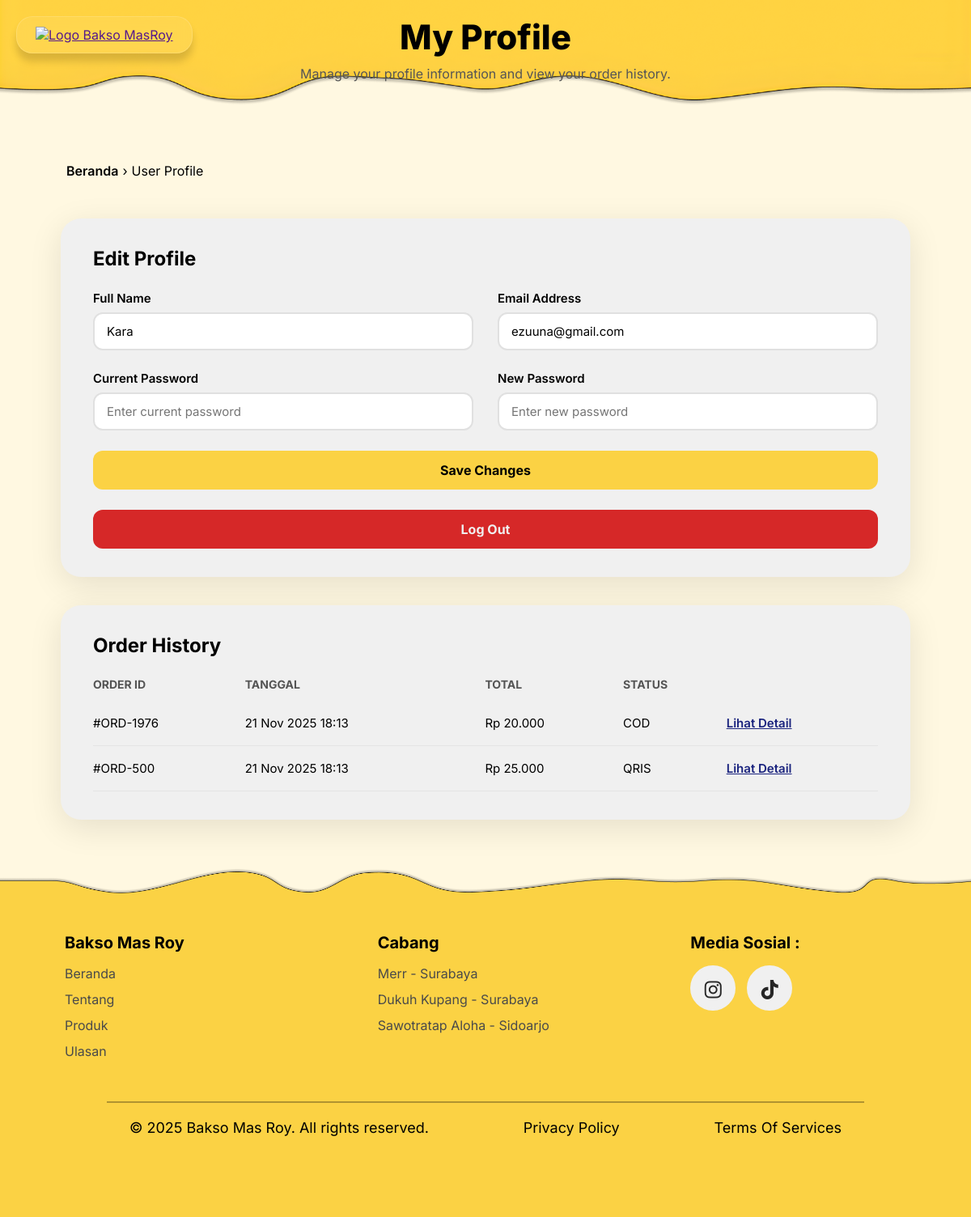
Before: /userprofile.php (signed in) with the older database file.
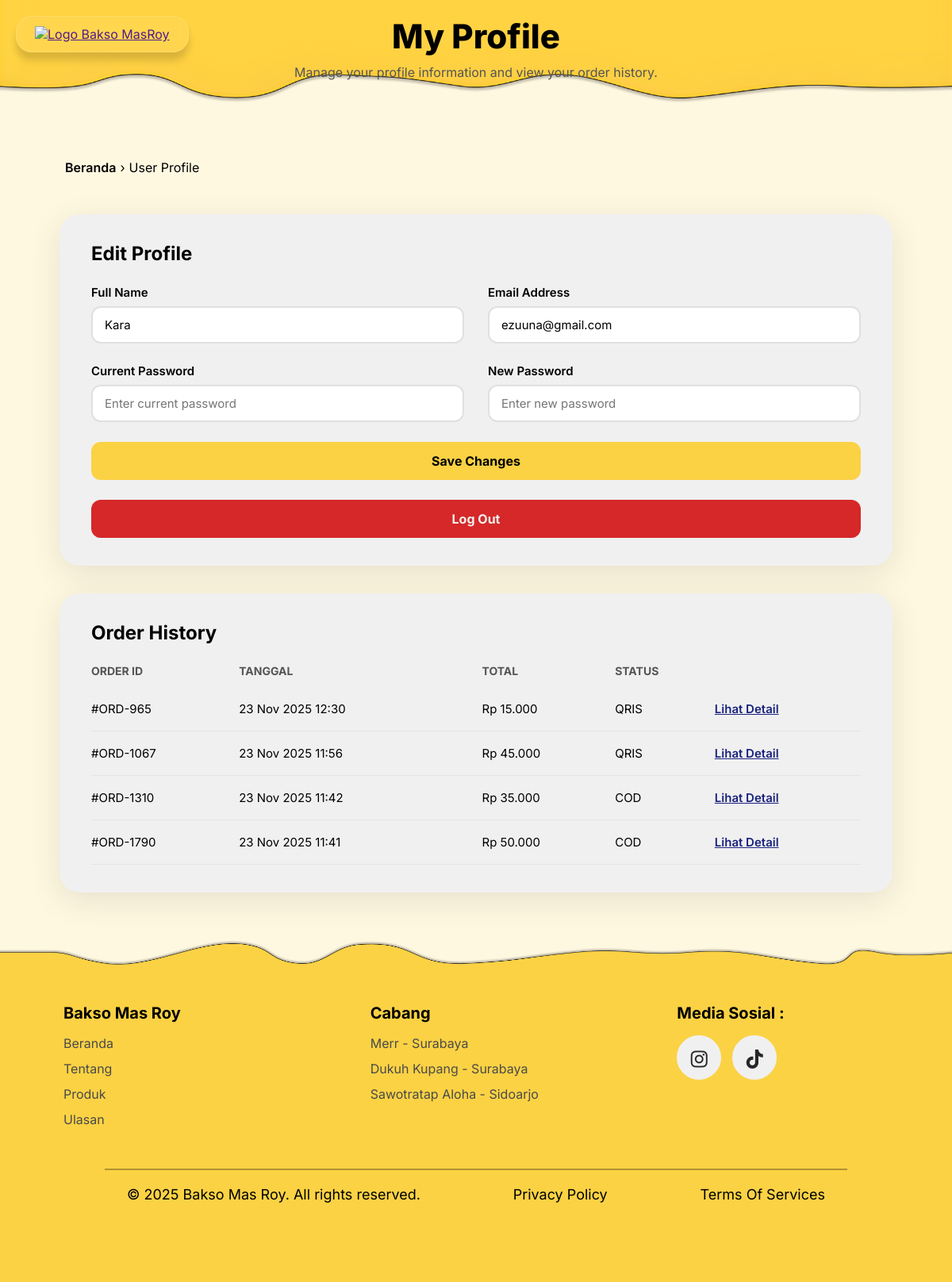
After: the same page with the newer database file.
### tables this page shows
CREATE TABLE `user` (
  `id` int(11) NOT NULL,
  `username` varchar(50) NOT NULL,
  `email` varchar(255) NOT NULL,
  `password` varchar(255) NOT NULL
);

CREATE TABLE `orders` (
  `id` int(11) NOT NULL,
  `order_code` varchar(20) NOT NULL,
  `user_id` int(11) NOT NULL,
  `outlet` varchar(255) NOT NULL,
  `metode` varchar(30) NOT NULL,
  `total_harga` int(11) NOT NULL,
  `tanggal` datetime DEFAULT current_timestamp()
);

### userprofile.php (the view, shortened to what this page needs)
<?php
include 'functions.php';
$user_id = $_SESSION['id'];
$q = mysqli_query($conn, "SELECT * FROM user WHERE id = $user_id");
$user = mysqli_fetch_assoc($q);
$orders = mysqli_query($conn, "
    SELECT * FROM orders
    WHERE user_id = $user_id
    ORDER BY tanggal DESC
");
?>
<!DOCTYPE html>
<html lang="en">
<head>
  <link rel="stylesheet" href="css/userprofile.css" />
  <link rel="stylesheet" href="https://cdnjs.cloudflare.com/ajax/libs/font-awesome/6.5.2/css/all.min.css" />
  <link rel="stylesheet" href="https://cdn.jsdelivr.net/npm/bootstrap-icons@1.11.1/font/bootstrap-icons.css" />
</head>
<body>
  <nav>
    <div class="logo">
      <a href="">
        <img src="css/properties/logo.png" alt="Logo Bakso MasRoy" />
      </a>
    </div>
  </nav>
  <section id="header" class="header">
    <div class="profile-header">
      <h1>My Profile</h1>
      <p>Manage your profile information and view your order history.</p>
    </div>
    <div class="breadcrumb">
      <a href="index.php">Beranda</a>
      <span>›</span>
      <span>User Profile</span>
    </div>
  </section>
  <section id="profile" class="profile">
    <div class="profile-container">
      <div class="edit-profile-card">
        <h2>Edit Profile</h2>
        <form class="profile-form" action="updateprofile.php" method="POST">
          <div class="form-group">
            <label>Full Name</label>
            <input type="text" name="username" value="<?= $user['username'] ?>" placeholder="Tedjo" />
          </div>
          <div class="form-group">
            <label>Email Address</label>
            <input type="email" name="email" value="<?= $user['email'] ?>" placeholder="Terbaik@gmail.com" />
          </div>
          <div class="form-group">
            <label>Current Password</label>
            <input type="password" name="current_password" placeholder="Enter current password" />
          </div>
          <div class="form-group">
            <label>New Password</label>
            <input type="password" name="new_password" placeholder="Enter new password" />
          </div>
          <button class="save-btn">Save Changes</button>
          <a href="logout.php" class="log-out-btn">Log Out</a>
        </form>
      </div>
      <div class="order-history-card">
        <h2>Order History</h2>
        <table class="order-table">
          <thead>
            <tr>
              <th>ORDER ID</th>
              <th>TANGGAL</th>
              <th>TOTAL</th>
              <th>STATUS</th>
              <th></th>
            </tr>
          </thead>
          <tbody>
            <?php if (mysqli_num_rows($orders) === 0): ?>
              <tr>
                <td colspan="5" style="text-align:center; padding:20px;">
                  Belum ada riwayat pesanan.
                </td>
              </tr>
            <?php else: ?>
              <?php while ($o = mysqli_fetch_assoc($orders)): ?>
                <tr>
                  <td>#<?= $o['order_code'] ?></td>
                  <td><?= date("d M Y H:i", strtotime($o['tanggal'])) ?></td>
                  <td>Rp <?= number_format($o['total_harga'], 0, ',', '.') ?></td>
                  <td>
                    <?php if ($o['metode'] === "qris"): ?>
                      <span class="status dine-processing">QRIS</span>
                    <?php else: ?>
                      <span class="status dine-ready">COD</span>
                    <?php endif; ?>
                  </td>
                  <td>
                    <a class="details-btn" href="struk.php?order=<?= $o['id'] ?>">
                      Lihat Detail
                    </a>
                  </td>
                </tr>
              <?php endwhile; ?>
            <?php endif; ?>
          </tbody>
        </table>
      </div>
    </div>
  </section>
  <footer>
    <div class="navigasi-info-dan-medsos">
      <div class="navigasi">
        <h3>Bakso Mas Roy</h3>
        <div class="navigasi-link">
          <a href="index.php#beranda">Beranda</a>
          <a href="index.php#tentang">Tentang</a>
          <a href="index.php#produk">Produk</a>
          <a href="index.php#ulasan">Ulasan</a>
        </div>
      </div>
      <div class="info">
        <h3>Cabang</h3>
        <div class="info-link">
          <a href="#">Merr - Surabaya</a>
          <a href="#">Dukuh Kupang - Surabaya</a>
          <a href="#">Sawotratap Aloha - Sidoarjo</a>
        </div>
      </div>
      <div class="medsos">
        <h3>Media Sosial :</h3>
        <div class="medsos-link">
          <ul>
            <li>
              <a href="https://www.instagram.com/baksomasroy/"><i class="fab fa-instagram icon"></i></a>
            </li>
            <li>
              <a href="https://www.tiktok.com/@baksomasroy?lang=en"><i class="fa-brands fa-tiktok icon"></i></a>
            </li>
          </ul>
        </div>
      </div>
    </div>
    <hr class="betmut" />
    <div class="copyright">
      <p>© 2025 Bakso Mas Roy. All rights reserved.</p>
      <p>Privacy Policy</p>
      <p>Terms Of Services</p>
    </div>
  </footer>
</body>
</html>

Changed rows visible on the page:
removed orders: order_code "ORD-1976", tanggal "21 Nov 2025 18:13", total_harga "20.000", metode "COD"
removed orders: order_code "ORD-500", tanggal "21 Nov 2025 18:13", total_harga "25.000", metode "QRIS"
added orders: order_code "ORD-965", tanggal "23 Nov 2025 12:30", total_harga "15.000", metode "QRIS"
added orders: order_code "ORD-1067", tanggal "23 Nov 2025 11:56", total_harga "45.000", metode "QRIS"
added orders: order_code "ORD-1310", tanggal "23 Nov 2025 11:42", total_harga "35.000", metode "COD"
added orders: order_code "ORD-1790", tanggal "23 Nov 2025 11:41", total_harga "50.000", metode "COD"
